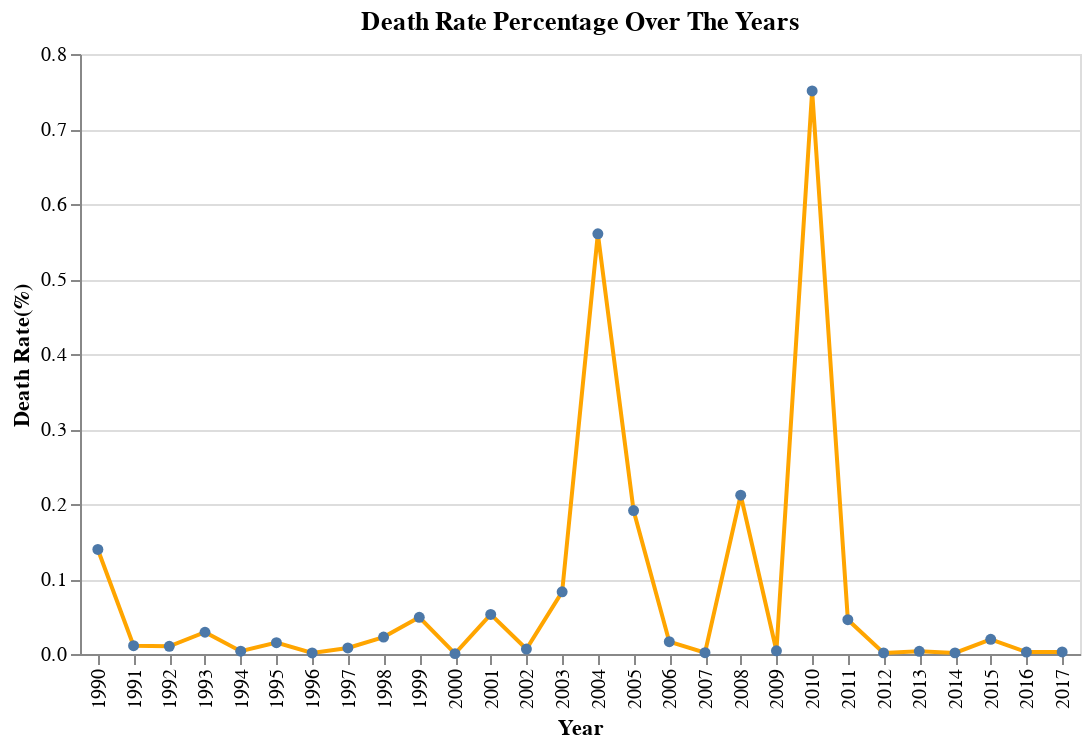

Notebook cell for this chart:
### Code cell
dr_plot

### Figure 1 — Vega-Lite specification as saved in the notebook (floating-point values rounded to 4 significant figures)
{"$schema": "https://vega.github.io/schema/vega-lite/v3.4.0.json", "config": {"mark": {"tooltip": null}, "view": {"height": 300, "width": 400}}, "data": {"name": "data-73c406fe81df85a17599c9536a23c9b6"}, "datasets": {"data-73c406fe81df85a17599c9536a23c9b6": [{"Death Rate": 0.1394, "Death_earthquake": 52945, "Death_total": 37980000.0, "Year": 1990}, {"Death Rate": 0.0111, "Death_earthquake": 4262, "Death_total": 38480000.0, "Year": 1991}, {"Death Rate": 0.0103, "Death_earthquake": 3987, "Death_total": 38700000.0, "Year": 1992}, {"Death Rate": 0.029, "Death_earthquake": 11300, "Death_total": 38960000.0, "Year": 1993}, {"Death Rate": 0.0037, "Death_earthquake": 1447, "Death_total": 39590000.0, "Year": 1994}, {"Death Rate": 0.0151, "Death_earthquake": 5948, "Death_total": 39370000.0, "Year": 1995}, {"Death Rate": 0.0014, "Death_earthquake": 568, "Death_total": 39450000.0, "Year": 1996}, {"Death Rate": 0.0081, "Death_earthquake": 3216, "Death_total": 39800000.0, "Year": 1997}, {"Death Rate": 0.0226, "Death_earthquake": 9057, "Death_total": 40060000.0, "Year": 1998}, {"Death Rate": 0.0489, "Death_earthquake": 19657, "Death_total": 40220000.0, "Year": 1999}, {"Death Rate": 0.0005, "Death_earthquake": 219, "Death_total": 40320000.0, "Year": 2000}, {"Death Rate": 0.0528, "Death_earthquake": 21286, "Death_total": 40350000.0, "Year": 2001}, {"Death Rate": 0.0066, "Death_earthquake": 2682, "Death_total": 40540000.0, "Year": 2002}, {"Death Rate": 0.0829, "Death_earthquake": 33813, "Death_total": 40770000.0, "Year": 2003}, {"Death Rate": 0.5603, "Death_earthquake": 228789, "Death_total": 40840000.0, "Year": 2004}, {"Death Rate": 0.1913, "Death_earthquake": 78205, "Death_total": 40870000.0, "Year": 2005}, {"Death Rate": 0.0164, "Death_earthquake": 6674, "Death_total": 40720000.0, "Year": 2006}, {"Death Rate": 0.0018, "Death_earthquake": 719, "Death_total": 40910000.0, "Year": 2007}, {"Death Rate": 0.2117, "Death_earthquake": 88051, "Death_total": 41590000.0, "Year": 2008}, {"Death Rate": 0.0043, "Death_earthquake": 1785, "Death_total": 41820000.0, "Year": 2009}, {"Death Rate": 0.7507, "Death_earthquake": 319319, "Death_total": 42530000.0, "Year": 2010}, {"Death Rate": 0.0457, "Death_earthquake": 19546, "Death_total": 42800000.0, "Year": 2011}, {"Death Rate": 0.0015, "Death_earthquake": 651, "Death_total": 43090000.0, "Year": 2012}, {"Death Rate": 0.0036, "Death_earthquake": 1541, "Death_total": 43300000.0, "Year": 2013}, {"Death Rate": 0.0015, "Death_earthquake": 662, "Death_total": 43920000.0, "Year": 2014}, {"Death Rate": 0.0196, "Death_earthquake": 8780, "Death_total": 44840000.0, "Year": 2015}, {"Death Rate": 0.0026, "Death_earthquake": 1189, "Death_total": 45540000.0, "Year": 2016}, {"Death Rate": 0.0027, "Death_earthquake": 1222, "Death_total": 45970000.0, "Year": 2017}]}, "encoding": {"tooltip": [{"field": "Death Rate", "type": "quantitative"}, {"field": "Year", "type": "quantitative"}], "x": {"field": "Year", "type": "ordinal"}, "y": {"field": "Death Rate", "title": "Death Rate(%)", "type": "quantitative"}}, "height": 300, "mark": {"color": "orange", "point": true, "type": "line"}, "title": "Death Rate Percentage Over The Years", "width": 500}
